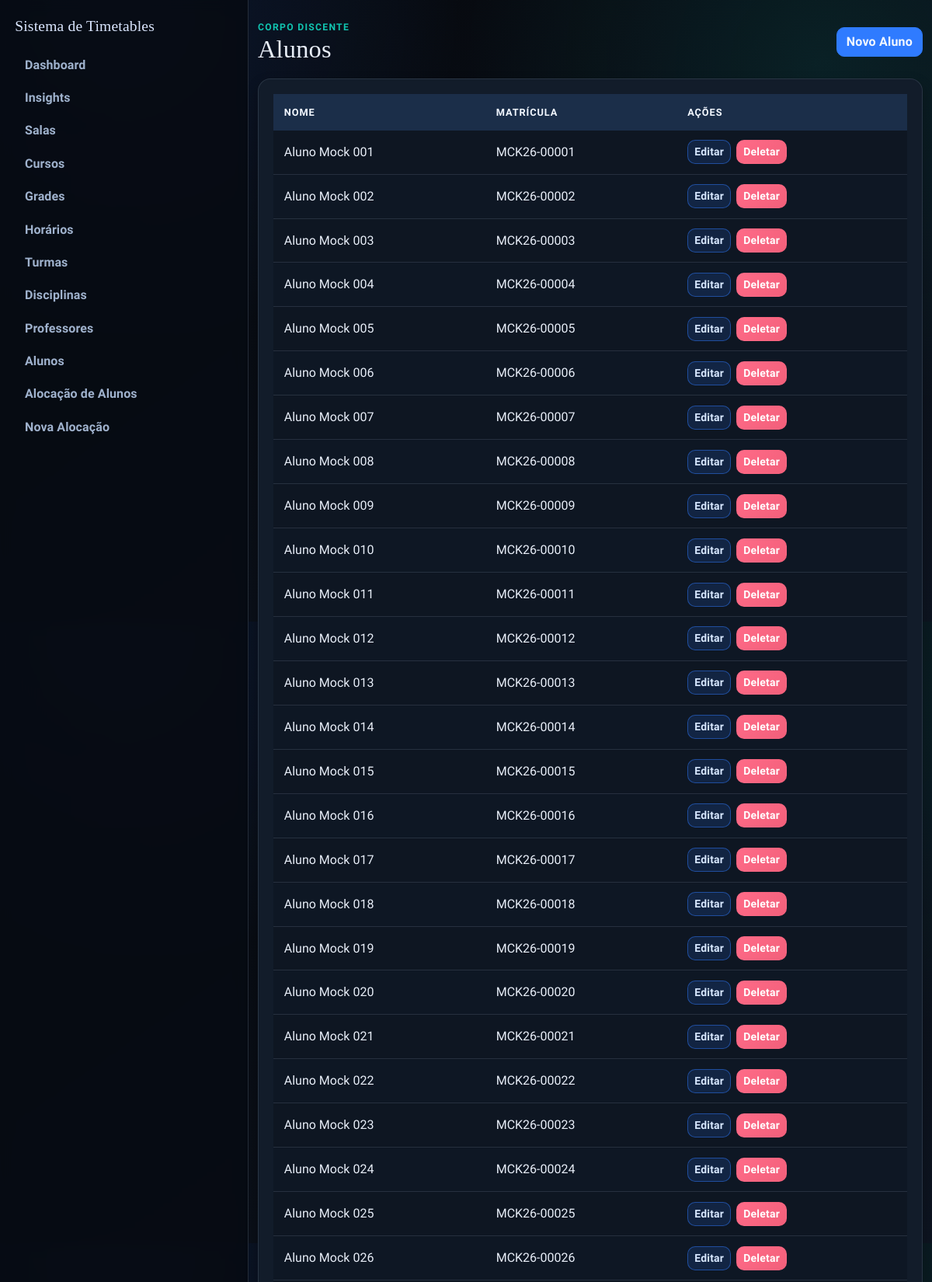
Page /alunos (signed in, upper part) on the committed database.
### app/models.py (models this page shows)
class Aluno(db.Model):
    id = db.Column(db.Integer, primary_key=True)
    nome = db.Column(db.String(120), nullable=False)
    matricula = db.Column(db.String(30), unique=True, nullable=False)
    created_at = db.Column(db.DateTime(timezone=True), nullable=False, default=utc_now)

### app/routes/admin.py (the view)
@bp.route("/alunos")
@login_required
@admin_required
def alunos():
    alunos = Aluno.query.order_by(Aluno.nome.asc()).all()
    delete_form = DeleteForm()
    return render_template("alunos.html", alunos=alunos, delete_form=delete_form)

### app/models.py (called while the page is built)
@login_manager.user_loader
def load_user(user_id):
    return db.session.get(User, int(user_id))

    def is_admin(self):
        return self.role == 'admin'

### app/routes/helpers.py (called while the page is built)
def admin_required_redirect():
    if getattr(current_user, "is_authenticated", False) and current_user.is_admin():
        return None
    flash("Acesso restrito ao administrador.", "danger")
    return redirect(url_for("main.index"))

def admin_required(view_func):
    @wraps(view_func)
    def wrapper(*args, **kwargs):
        guard = admin_required_redirect()
        if guard:
            return guard
        return view_func(*args, **kwargs)
    return wrapper

### templates/alunos.html (shortened to what this page needs)
{% extends "base.html" %}
{% block content %}
<section class="stagger-in">
  <div class="page-head">
    <div>
      <p class="eyebrow">Corpo Discente</p>
      <h1>Alunos</h1>
    </div>
    <a href="{{ url_for('main.new_aluno') }}" class="btn btn-primary">Novo Aluno</a>
  </div>
  <div class="surface table-shell">
    <div class="table-responsive">
      <table class="table">
        <thead>
          <tr>
            <th>Nome</th>
            <th>Matrícula</th>
            <th>Ações</th>
          </tr>
        </thead>
        <tbody>
          {% for aluno in alunos %}
          <tr>
            <td>{{ aluno.nome }}</td>
            <td>{{ aluno.matricula }}</td>
            <td class="actions-cell">
              <a href="{{ url_for('main.edit_aluno', id=aluno.id) }}" class="btn btn-sm btn-edit">Editar</a>
              <form
                method="POST"
                action="{{ url_for('main.delete_aluno', id=aluno.id) }}"
                class="d-inline"
                onsubmit="return confirm('Tem certeza que deseja deletar este aluno?');"
              >
                <button type="submit" class="btn btn-sm btn-danger">Deletar</button>
              </form>
            </td>
          </tr>
          {% endfor %}
        </tbody>
      </table>
    </div>
  </div>
</section>
{% endblock %}

### static/css/styles.css (style rules this page uses)
:root { --bg-1: #05070b; --bg-2: #0d1420; --surface: #121c2a; --surface-soft: #192636; --ink-1: #e8eef8; --ink-2: #9fb2cd; --line: #273954; --brand: #2f7bff; --brand-strong: #1f5fd0; --accent: #11c5b1; --accent-strong: #0d9788; --ok: #22c55e; --danger: #f25f7a; --warning: #f4b642; --radius-lg: 16px; --radius-md: 10px; --shadow-soft: 0 10px 26px rgba(0, 0, 0, 0.3); --shadow-subtle: 0 6px 16px rgba(0, 0, 0, 0.24); }
* { box-sizing: border-box; }
body { margin: 0; min-height: 100vh; font-family: "Source Sans 3", "Trebuchet MS", sans-serif; color: var(--ink-1); background: radial-gradient(circle at 12% 0%, rgba(47, 123, 255, 0.14), transparent 34%), radial-gradient(circle at 88% 10%, rgba(17, 197, 177, 0.1), transparent 36%), linear-gradient(145deg, var(--bg-1) 0%, var(--bg-2) 100%); }
body::before { content: ""; position: fixed; inset: 0; pointer-events: none; background-image: linear-gradient(rgba(255, 255, 255, 0.02) 1px, transparent 1px), linear-gradient(90deg, rgba(255, 255, 255, 0.02) 1px, transparent 1px); background-size: 42px 42px; opacity: 0.36; z-index: -1; }
h1, h2, h3, h4, h5, h6, .app-brand { font-family: "Bree Serif", Georgia, serif; letter-spacing: 0.2px; }
h1 { margin: 0; font-size: clamp(1.8rem, 2.7vw, 2.4rem); color: var(--ink-1); }
p, label, span, li, input, select, button { letter-spacing: 0.1px; }
.page-head { display: flex; flex-wrap: wrap; align-items: center; justify-content: space-between; gap: 0.8rem; margin-bottom: 1.15rem; }
.eyebrow { margin: 0; text-transform: uppercase; font-size: 0.76rem; letter-spacing: 1.3px; color: var(--accent); font-weight: 800; }
.surface { background: var(--surface); border: 1px solid rgba(159, 178, 205, 0.16); border-radius: var(--radius-lg); box-shadow: var(--shadow-subtle); }
.form-shell, .table-shell, .section-shell { padding: 1.2rem; }
.table-shell { overflow: hidden; }
.table { margin-bottom: 0; border-collapse: separate; border-spacing: 0; }
.table thead th { background: #1b2e49; color: #f2f7ff; border: none; font-size: 0.8rem; text-transform: uppercase; letter-spacing: 0.9px; font-weight: 700; padding: 0.85rem; }
.table tbody td { border-color: rgba(159, 178, 205, 0.16); color: var(--ink-1); padding: 0.78rem 0.85rem; vertical-align: middle; background: rgba(10, 16, 25, 0.46); }
.table tbody tr:nth-child(even) td { background: rgba(13, 21, 33, 0.6); }
.btn { border-radius: 10px; font-weight: 700; letter-spacing: 0.2px; border-width: 1px; transition: background-color 0.2s ease, border-color 0.2s ease, color 0.2s ease; }
.btn-primary { color: #f3f8ff; background: var(--brand); border-color: var(--brand); }
.btn-edit { color: #d7e7ff; background: rgba(47, 123, 255, 0.15); border-color: rgba(47, 123, 255, 0.48); }
.btn-danger { background: linear-gradient(135deg, #ff6b88 0%, var(--danger) 100%); border-color: transparent; }
.actions-cell { display: flex; align-items: center; flex-wrap: wrap; gap: 0.45rem; }
.actions-cell .btn { margin: 0; }
.actions-cell form { margin: 0; }
.stagger-in { animation: riseIn 0.45s ease both; }

### rows in the picture
Aluno: nome "Aluno Mock 001", matricula "MCK26-00001"
Aluno: nome "Aluno Mock 002", matricula "MCK26-00002"
Aluno: nome "Aluno Mock 003", matricula "MCK26-00003"
Aluno: nome "Aluno Mock 004", matricula "MCK26-00004"
Aluno: nome "Aluno Mock 005", matricula "MCK26-00005"
Aluno: nome "Aluno Mock 006", matricula "MCK26-00006"
Aluno: nome "Aluno Mock 007", matricula "MCK26-00007"
Aluno: nome "Aluno Mock 008", matricula "MCK26-00008"
Aluno: nome "Aluno Mock 009", matricula "MCK26-00009"
Aluno: nome "Aluno Mock 010", matricula "MCK26-00010"
Aluno: nome "Aluno Mock 011", matricula "MCK26-00011"
Aluno: nome "Aluno Mock 012", matricula "MCK26-00012"
Aluno: nome "Aluno Mock 013", matricula "MCK26-00013"
Aluno: nome "Aluno Mock 014", matricula "MCK26-00014"
Aluno: nome "Aluno Mock 015", matricula "MCK26-00015"
Aluno: nome "Aluno Mock 016", matricula "MCK26-00016"
Aluno: nome "Aluno Mock 017", matricula "MCK26-00017"
Aluno: nome "Aluno Mock 018", matricula "MCK26-00018"
Aluno: nome "Aluno Mock 019", matricula "MCK26-00019"
Aluno: nome "Aluno Mock 020", matricula "MCK26-00020"
Aluno: nome "Aluno Mock 021", matricula "MCK26-00021"
Aluno: nome "Aluno Mock 022", matricula "MCK26-00022"
Aluno: nome "Aluno Mock 023", matricula "MCK26-00023"
Aluno: nome "Aluno Mock 024", matricula "MCK26-00024"
Aluno: nome "Aluno Mock 025", matricula "MCK26-00025"
Aluno: nome "Aluno Mock 026", matricula "MCK26-00026"
